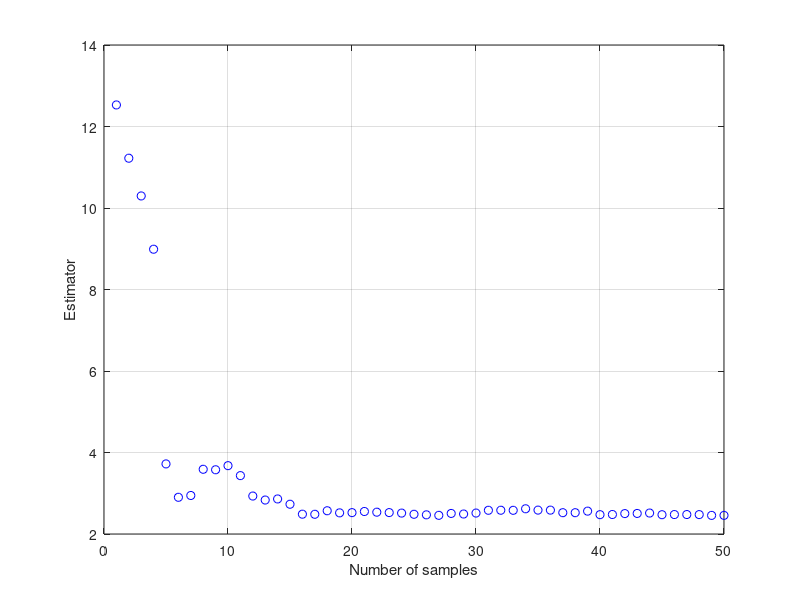

This chart was generated by the following MATLAB code:
clear all;
close all;
clc; 

samples = 50;
b = [3,4,5];
p = [1000,1000,1000];
P = diag(p);
estim_on = [0,0,0];

% 1st iteration
u = [rand(),0,0];
z = randn();

y = u(1)*b(1)+u(2)*b(2)+u(3)*b(3)+z;
estim_on = transpose(estim_on);
phi = transpose(u);

E = y-transpose(phi)*estim_on;
P = P-((P*phi*transpose(phi)*P) / (1+transpose(phi)*P*phi));
estim_on = estim_on + P*phi*E;
norm_(1) = norm(estim_on - b);

plot(1, norm_(1), "bo");
figure(1)
grid on;
hold on;
xlabel("Number of samples");
ylabel("Estimator");

% 2nd iteration
u = [rand(), rand(), 0];
z = randn();
y = u(1)*b(1)+u(2)*b(2)+u(3)*b(3)+z;
phi = transpose(u);
E = y-transpose(phi)*estim_on;
P = P-((P*phi*transpose(phi)*P) / (1+transpose(phi)*P*phi));
estim_on = estim_on + P*phi*E;
norm_(2) = norm(estim_on - b);

plot(2, norm_(2), "bo");
figure(1)
grid on;
hold on;
xlabel("Number of samples");
ylabel("Estimator");

% other iterations
for i=1 : samples-2
    u = [rand(), rand(), rand()];
    z = randn();
    y = u(1)*b(1)+u(2)*b(2)+u(3)*b(3)+z;
    phi = transpose(u);
    E = y-transpose(phi)*estim_on;
    P = P-((P*phi*transpose(phi)*P) / (1+transpose(phi)*P*phi));
    estim_on = estim_on + P*phi*E;
    norm_(i+2) = norm(estim_on - b);
    figure(1)
    plot(i+2, norm_(i+2), "bo");
    grid on;
    hold on;
    xlabel("Number of samples");
    ylabel("Estimator");
end





























